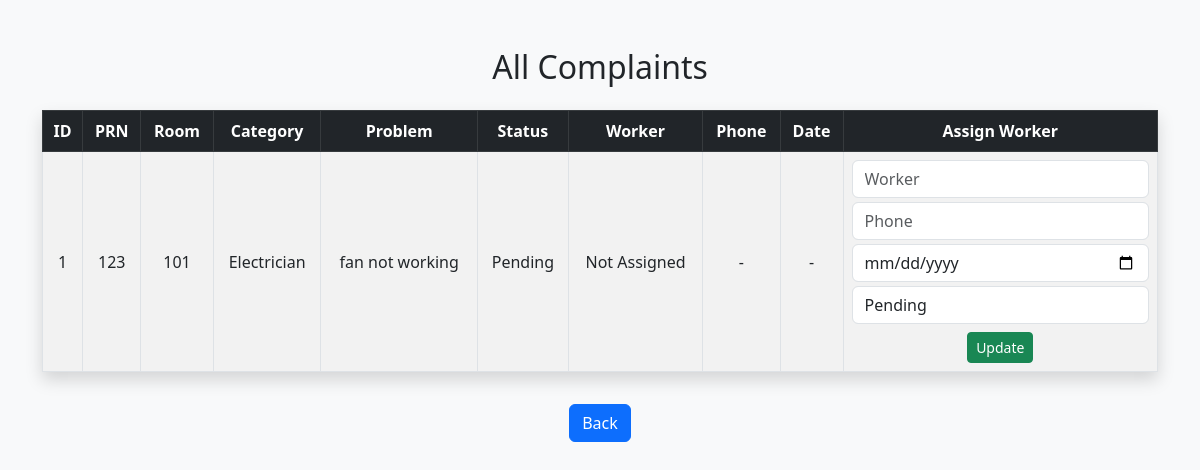
Page /pending_complaints on the earlier database version.
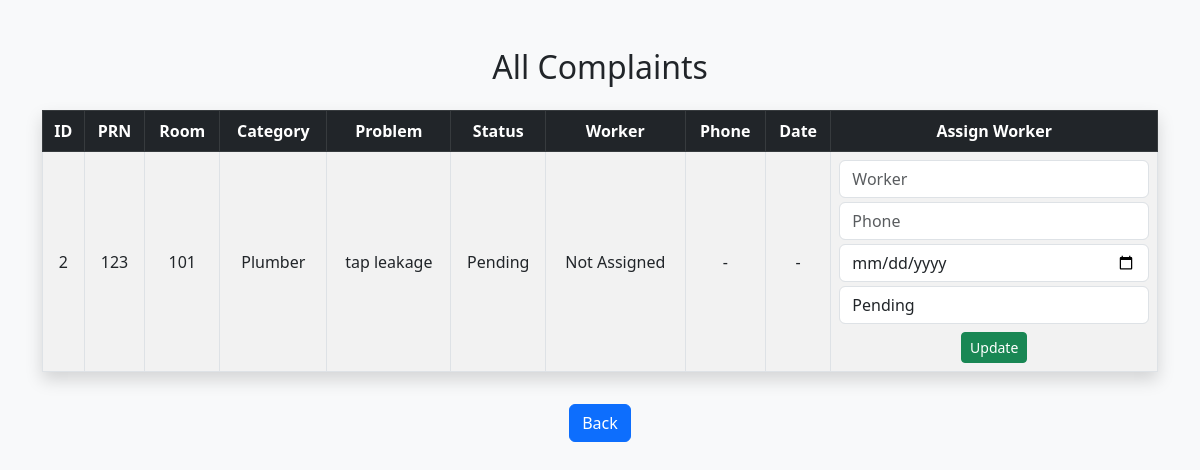
Same page on the later database version.
### tables this page shows
CREATE TABLE complaints (
        id INTEGER PRIMARY KEY AUTOINCREMENT,
        student_prn TEXT,
        room_no TEXT,
        category TEXT,
        description TEXT,
        status TEXT,
        worker TEXT,
        phone TEXT,
        date TEXT
    );

### app.py (the view)
@app.route("/pending_complaints")
def pending_complaints():
    conn = sqlite3.connect("database.db")
    cur = conn.cursor()
    cur.execute("SELECT * FROM complaints WHERE status='Pending'")
    complaints = cur.fetchall()
    conn.close()
    return render_template("admin_view_complaints.html", complaints=complaints)

### templates/admin_view_complaints.html (shortened to what this page needs)
<!DOCTYPE html>
<html>
<head>
    <link href="https://cdn.jsdelivr.net/npm/bootstrap@5.3.0/dist/css/bootstrap.min.css" rel="stylesheet">
</head>
<body class="bg-light">
<div class="container mt-5 text-center">
    <h2 class="mb-4">All Complaints</h2>
    <table class="table table-bordered table-striped table-hover shadow text-center align-middle">
        <thead class="table-dark">
            <tr>
                <th>ID</th>
                <th>PRN</th>
                <th>Room</th>
                <th>Category</th>
                <th>Problem</th>
                <th>Status</th>
                <th>Worker</th>
                <th>Phone</th>
                <th>Date</th>
                <th>Assign Worker</th>
            </tr>
        </thead>
        <tbody>
            {% for c in complaints %}
            <tr>
                <td>{{ c[0] }}</td>
                <td>{{ c[1] }}</td>
                <td>{{ c[2] }}</td>
                <td>{{ c[3] }}</td>
                <td>{{ c[4] }}</td>
                <td>{{ c[5] }}</td>
                <td>{{ c[6] }}</td>
                <td>{{ c[7] }}</td>
                <td>{{ c[8] }}</td>
                <td>
                    <form action="{{ url_for('assign_worker', id=c[0]) }}" method="POST">
                        <input type="text" name="worker" placeholder="Worker"
                               required class="form-control mb-1">
                        <input type="text" name="phone" placeholder="Phone"
                               required class="form-control mb-1">
                        <input type="date" name="date"
                               required class="form-control mb-1">
                        <select name="status" class="form-control mb-1">
                            <option value="Pending">Pending</option>
                        </select>
                        <button type="submit" class="btn btn-success btn-sm mt-1">
                            Update
                        </button>
                    </form>
                </td>
            </tr>
            {% endfor %}
        </tbody>
    </table>
    <a href="/admin_dashboard" class="btn btn-primary mt-3">Back</a>
</div>
</body>
</html>

Differences in the rows shown:
no longer on this page (row edited): complaints: id "1", student_prn "123", room_no "101", category "Electrician", description "fan not working", status "Pending", worker "Not Assigned", phone "-", date "-"
added complaints: id "2", student_prn "123", room_no "101", category "Plumber", description "tap leakage", status "Pending", worker "Not Assigned", phone "-", date "-"
